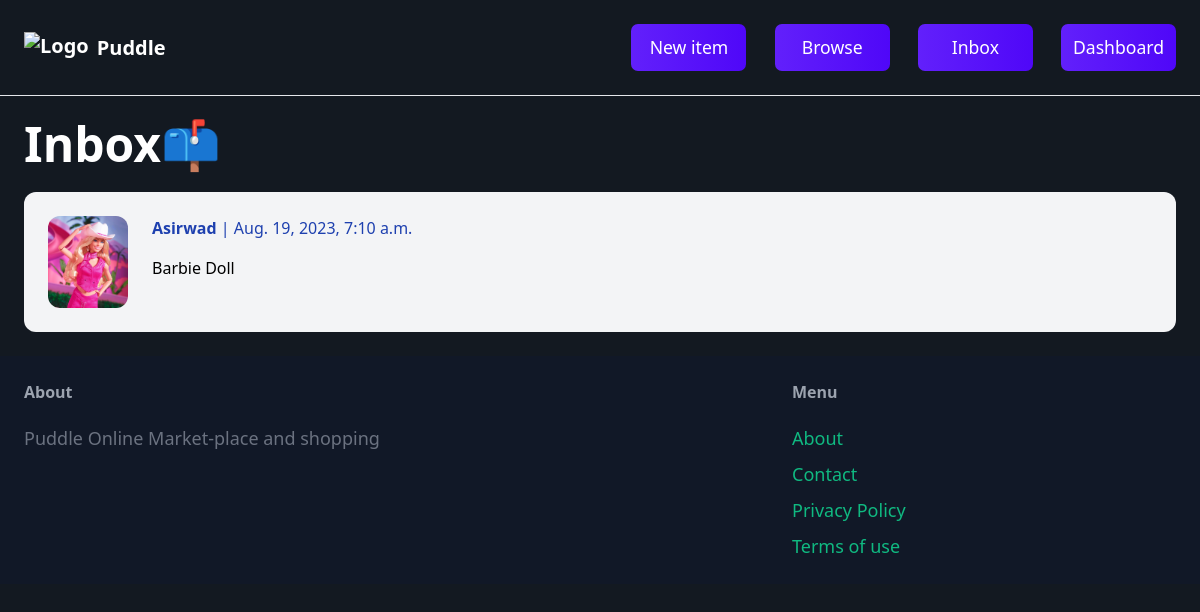
The page /inbox/ (signed in) on the database as committed earlier.
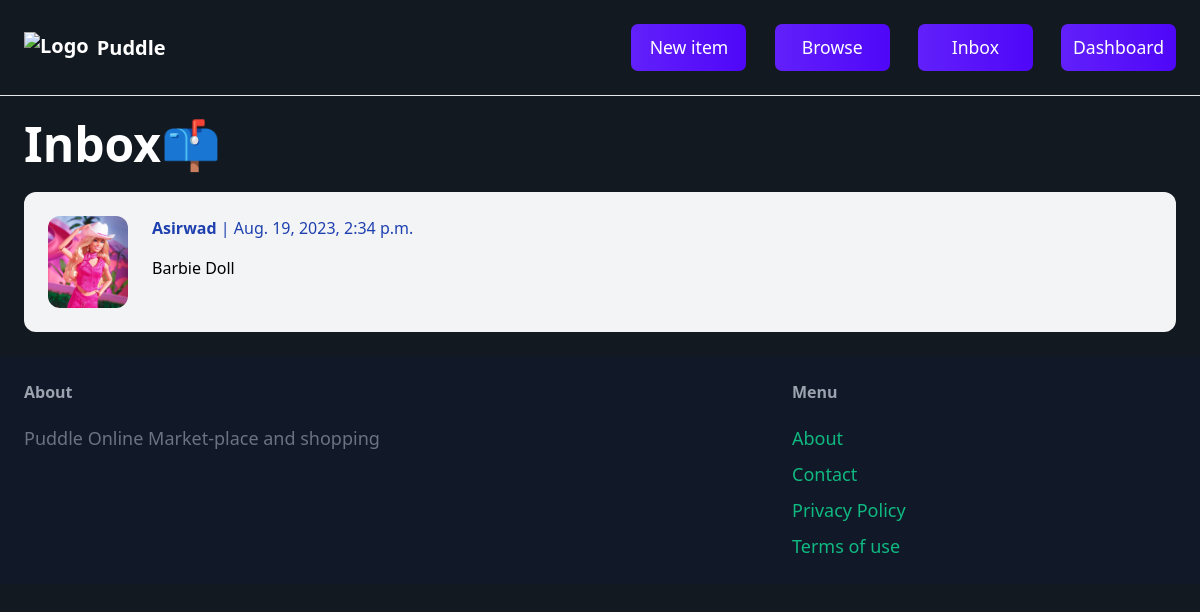
The same page on the database as committed later.
### conversation/models.py (models this page shows)
class Conversation(models.Model):
    item = models.ForeignKey(Item, related_name='conversations', on_delete=models.CASCADE)
    members = models.ManyToManyField(User, related_name='conversations')
    created_at = models.DateTimeField(auto_now_add=True)
    modified_at = models.DateTimeField(auto_now=True)
    class Meta:
        ordering = ['-created_at',]

### item/models.py (models this page shows, shortened)
class Item(models.Model):
    category = models.ForeignKey(Category, related_name='items', on_delete=models.CASCADE)
    name = models.CharField(max_length=255)
    description = models.TextField(blank=True, null=True)
    price = models.FloatField()
    image = models.ImageField(upload_to='item_images', blank=True, null=True)
    is_sold = models.BooleanField(default=False)
    created_by = models.ForeignKey(User, related_name='items', on_delete=models.CASCADE)
    created_at = models.DateTimeField(auto_now_add=True)

### conversation/views.py (the view)
# urls.py: path('inbox/', include('conversation.urls')),
@login_required
def inbox(request):
    conversations = Conversation.objects.filter(members__in=[request.user.id])
    return render(request, 'conversation/inbox.html',{
        'conversations': conversations,
    })

### conversation/templates/conversation/inbox.html (shortened to what this page needs)
{% extends 'core/base.html' %}
{% load static %}
{% block content %}
<html>
    <head>
        <link rel="stylesheet" type="text/css" href="{% static 'css/inbox.css' %}">
    </head>
    <body>
        <h1 class="mb-6 text-5xl text-white font-semibold">Inbox📫</h1>
        {% for i in conversations %}
            <a href="{% url 'conversation:message_detail' i.id %}">
                <div class="p-6 flex bg-gray-100 rounded-xl">
                    <div class="pr-6">
                        <img src="{{ i.item.image.url }}" class="w-20 rounded-xl">
                    </div>
                    <div>
                        {% for member in i.members.all %}
                            {% if member != request.user %}
                                <p class="mb-4 text-blue-800">
                                    <strong>{{ member.username }}</strong> |
                                    {{ i.modified_at }}
                                </p>
                                <p>{{ i.item.name }}</p>
                            {% endif %}
                        {% endfor %}
                    </div>
                </div>
            </a>
        {% endfor %}
    </body>
</html>
{% endblock %}

Rows that differ between the two databases and show on the page:
changed Conversation "Barbie Doll": modified_at "Aug. 19, 2023, 7:10 a.m." → "Aug. 19, 2023, 2:34 p.m."
